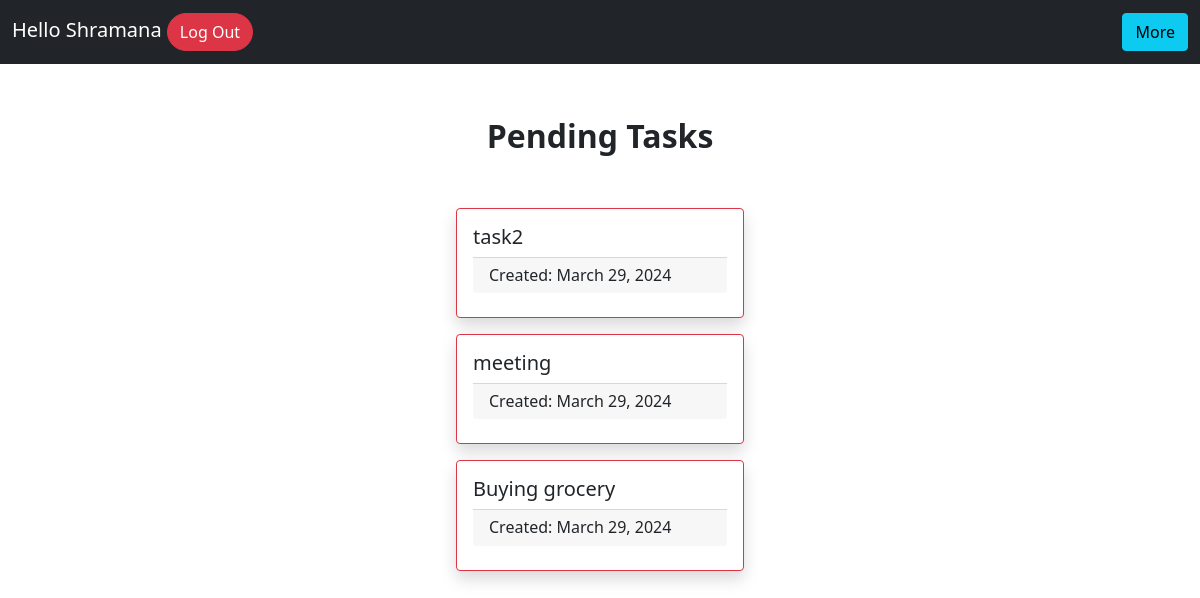
The app's page /pending_tasks/2/ (signed in) with its own data.
### todo_app/models.py (models this page shows, shortened)
class Tasklist(models.Model):
    username=models.ForeignKey(User, on_delete=models.CASCADE)
    title= models.CharField(max_length=200,null=False)
    status=models.CharField(max_length=10,default="Incomplete")
    created_on=models.DateField(auto_now_add=True)

### todo_app/views.py (the view)
# urls.py: path('pending_tasks/<int:pk>/',views.pending_tasks,name="pending_tasks")
def pending_tasks(request,pk):
    tasks=Tasklist.objects.filter(username=User.objects.get(pk=pk),status="Incomplete")
    context={
        'tasks':tasks,
    }
    return render(request,"pending_tasks.html",context)

### templates/pending_tasks.html (shortened to what this page needs)
<!DOCTYPE html>
<html>
    <head>
        <link href="https://cdn.jsdelivr.net/npm/bootstrap@5.0.2/dist/css/bootstrap.min.css" rel="stylesheet">
    </head>
    <body>
        {% include "navbar.html" %}
        <div class="d-flex justify-content-center align-items-center flex-column">
        {% if tasks %}
        <div class="fs-2 fw-bold mb-5">Pending Tasks</div>
        {% for task in tasks %}
                <div class="card mb-3 border border-danger shadow" style="width: 18rem;">
                    <div class="card-body">
                        <h5 class="card-title">{{task.title}}</h5>
                        <h6 class="card-footer">Created: {{task.created_on}}</h6>
                    </div>
                </div>
                {% endfor %}
        {% else %}
            <div>No Pending Tasks!!!</div>
        {% endif %}
    </body>
</html>

### templates/navbar.html (shortened to what this page needs)
<nav class="navbar navbar-dark bg-dark mb-5 d-flex">
    <div class="container-fluid d-flex">
      <div class="navbar-brand">Hello {{ user.username }}   <a href="/signout" class="btn btn-danger rounded-pill">Log Out</a></div>
        <div class="dropdown">
            <button class="btn btn-info">More</button>
          </div>
    </div>
</nav>

### templates/navbar.html (style rules this page uses)
.dropdown { position: relative; display: inline-block; }

### records on screen
Tasklist: title "task2", created_on "March 29, 2024"
Tasklist: title "meeting", created_on "March 29, 2024"
Tasklist: title "Buying grocery", created_on "March 29, 2024"

### other values on screen
{{ user.username }} "Shramana"
